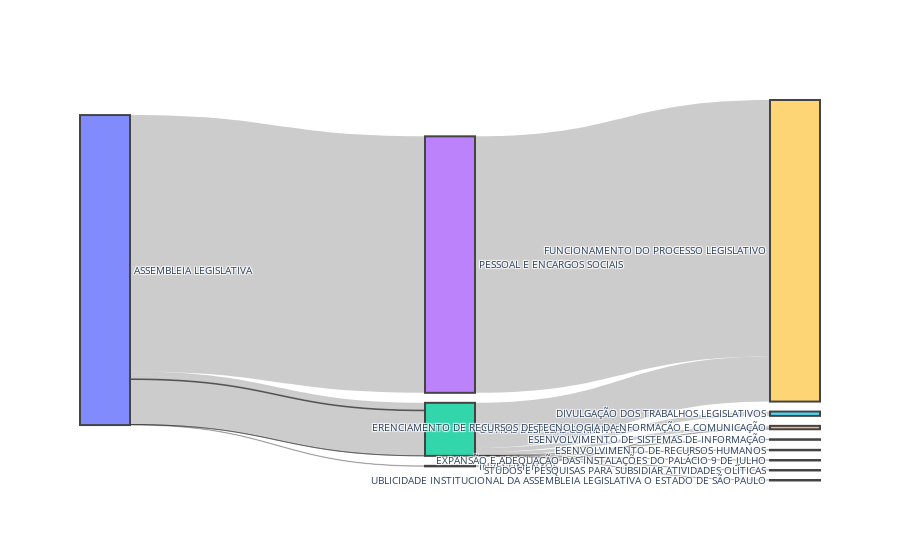

This figure's notebook cell:
### Markdown cell above
### Alesp

### Code cell
mask = df_ano['orgao']=='ASSEMBLEIA LEGISLATIVA'
educacao = df_ano[mask]

# cols = ['orgaos','unidade','programas','acao']
source = ['orgao','grupo']label = []
for x in data['data'][0]['nodes']:
    label.append(x['label'])
    
    
linkSource = []
linkValue = []    
linkTarget = []
linkLabel = []
for x in data['data'][0]['links']:
    linkLabel.append(x['label'])
    linkSource.append(x['source'])
    linkValue.append(x['value'])
    linkTarget.append(x['target'])  

target = ['grupo','acao']
valor  = 'valor'

sankey_plot(educacao,source,target,valor)

### Figure 1 — Plotly figure (JSON) as saved in the notebook; plotly's stock layout.template omitted (floating-point values rounded to 4 significant figures)
{"data": [{"arrangement": "snap", "link": {"source": [0, 0, 0, 0, 0, 0, 0, 0, 0, 0, 1, 2, 2, 2, 2, 2, 2, 2, 2, 3], "target": [1, 2, 2, 2, 2, 2, 2, 2, 2, 3, 4, 5, 4, 6, 7, 8, 9, 10, 11, 9], "value": [2000000, 17636431, 11944337, 727795, 2282465, 10, 184940448, 10, 10, 1052362217, 2000000, 17636431, 11944337, 727795, 2282465, 10, 184940448, 10, 10, 1052362217]}, "node": {"hoverinfo": "all", "label": ["ASSEMBLEIA LEGISLATIVA", "INVESTIMENTOS", "OUTRAS DESPESAS CORRENTES", "PESSOAL E ENCARGOS SOCIAIS", "ERENCIAMENTO DE RECURSOS DE TECNOLOGIA DA NFORMAÇÃO E COMUNICAÇÃO", "DIVULGAÇÃO DOS TRABALHOS LEGISLATIVOS", "ESENVOLVIMENTO DE RECURSOS HUMANOS", "ESENVOLVIMENTO DE SISTEMAS DE INFORMAÇÃO", "EXPANSÃO E ADEQUAÇÃO DAS INSTALAÇÕES DO PALÁCIO 9 DE JULHO", "FUNCIONAMENTO DO PROCESSO LEGISLATIVO", "STUDOS E PESQUISAS PARA SUBSIDIAR ATIVIDADES OLÍTICAS", "UBLICIDADE INSTITUCIONAL DA ASSEMBLEIA LEGISLATIVA O ESTADO DE SÃO PAULO"], "line": {"width": 2}, "pad": 10, "thickness": 50}, "orientation": "h", "type": "sankey"}], "layout": {"autosize": true, "font": {"size": 10}}}
